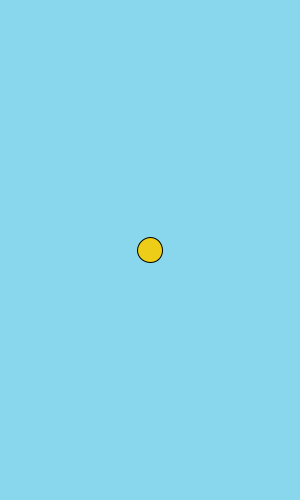
Frame 1 (no input)
Frame 60 (the mouse pressed at the canvas centre just before this capture): identical to frame 1, image omitted
Frame 120 (the mouse held since frame 60 and released just before this capture): identical to frame 1, image omitted

The Processing sketch that drew this single still picture (run headless with seeded random() and noise(); from frame 60 on, the mouse is pressed at the canvas centre):

// Processing sketch: FlappyBird
// ── FlappyBird.pde
void setup() {
size(300, 500);
}
void draw() {
background(137, 215, 237);
fill(237, 205, 23);
ellipse(150, 250, 25, 25);
}
int birdY = 250;
int birdX = 150;
int birdYVelocity = 30;
int gravity = 1;
void mousePressed() {

}
